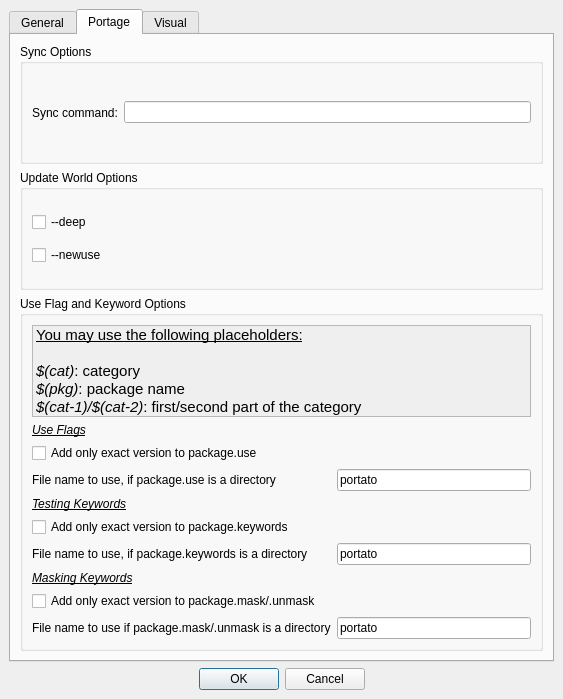
<ui version="4.0" >
 <class>PreferencesWindow</class>
 <widget class="QDialog" name="PreferencesWindow" >
  <property name="geometry" >
   <rect>
    <x>0</x>
    <y>0</y>
    <width>563</width>
    <height>699</height>
   </rect>
  </property>
  <property name="windowTitle" >
   <string>Preferences</string>
  </property>
  <layout class="QVBoxLayout" >
   <property name="margin" >
    <number>9</number>
   </property>
   <property name="spacing" >
    <number>6</number>
   </property>
   <item>
    <widget class="QTabWidget" name="tabWidget" >
     <property name="currentIndex" >
      <number>1</number>
     </property>
     <widget class="QWidget" name="generalTab" >
      <attribute name="title" >
       <string>General</string>
      </attribute>
      <layout class="QVBoxLayout" >
       <property name="margin" >
        <number>9</number>
       </property>
       <property name="spacing" >
        <number>6</number>
       </property>
       <item>
        <widget class="QCheckBox" name="debugCheck" >
         <property name="text" >
          <string>Debug</string>
         </property>
        </widget>
       </item>
       <item>
        <spacer>
         <property name="orientation" >
          <enum>Qt::Vertical</enum>
         </property>
         <property name="sizeHint" >
          <size>
           <width>20</width>
           <height>40</height>
          </size>
         </property>
        </spacer>
       </item>
      </layout>
     </widget>
     <widget class="QWidget" name="portageTab" >
      <attribute name="title" >
       <string>Portage</string>
      </attribute>
      <layout class="QVBoxLayout" >
       <property name="margin" >
        <number>9</number>
       </property>
       <property name="spacing" >
        <number>6</number>
       </property>
       <item>
        <widget class="QGroupBox" name="syncBox" >
         <property name="title" >
          <string>Sync Options</string>
         </property>
         <layout class="QHBoxLayout" >
          <property name="margin" >
           <number>9</number>
          </property>
          <property name="spacing" >
           <number>6</number>
          </property>
          <item>
           <widget class="QLabel" name="label" >
            <property name="text" >
             <string>Sync command:</string>
            </property>
           </widget>
          </item>
          <item>
           <widget class="QLineEdit" name="syncCmdEdit" />
          </item>
         </layout>
        </widget>
       </item>
       <item>
        <widget class="QGroupBox" name="updateBox" >
         <property name="title" >
          <string>Update World Options</string>
         </property>
         <layout class="QVBoxLayout" >
          <property name="margin" >
           <number>9</number>
          </property>
          <property name="spacing" >
           <number>0</number>
          </property>
          <item>
           <widget class="QCheckBox" name="deepCheck" >
            <property name="text" >
             <string>--deep</string>
            </property>
           </widget>
          </item>
          <item>
           <widget class="QCheckBox" name="newUseCheck" >
            <property name="text" >
             <string>--newuse</string>
            </property>
           </widget>
          </item>
         </layout>
        </widget>
       </item>
       <item>
        <widget class="QGroupBox" name="flagBox" >
         <property name="title" >
          <string>Use Flag and Keyword Options</string>
         </property>
         <layout class="QGridLayout" >
          <property name="margin" >
           <number>9</number>
          </property>
          <property name="spacing" >
           <number>6</number>
          </property>
          <item row="7" column="0" >
           <widget class="QLabel" name="label_7" >
            <property name="text" >
             <string>&lt;u>&lt;i>Masking Keywords&lt;/u>&lt;/i></string>
            </property>
           </widget>
          </item>
          <item row="1" column="0" >
           <widget class="QLabel" name="label_3" >
            <property name="text" >
             <string>&lt;i>&lt;u>Use Flags&lt;/u>&lt;/i></string>
            </property>
           </widget>
          </item>
          <item row="9" column="1" >
           <widget class="QLineEdit" name="maskEdit" >
            <property name="text" >
             <string>portato</string>
            </property>
           </widget>
          </item>
          <item row="5" column="0" >
           <widget class="QCheckBox" name="testingCheck" >
            <property name="text" >
             <string>Add only exact version to package.keywords</string>
            </property>
           </widget>
          </item>
          <item row="6" column="0" >
           <widget class="QLabel" name="label_6" >
            <property name="text" >
             <string>File name to use, if package.keywords is a directory</string>
            </property>
           </widget>
          </item>
          <item row="9" column="0" >
           <widget class="QLabel" name="label_8" >
            <property name="text" >
             <string>File name to use if package.mask/.unmask is a directory</string>
            </property>
           </widget>
          </item>
          <item row="2" column="0" >
           <widget class="QCheckBox" name="useCheck" >
            <property name="text" >
             <string>Add only exact version to package.use</string>
            </property>
           </widget>
          </item>
          <item row="3" column="1" >
           <widget class="QLineEdit" name="useEdit" >
            <property name="text" >
             <string>portato</string>
            </property>
           </widget>
          </item>
          <item row="4" column="0" >
           <widget class="QLabel" name="label_5" >
            <property name="text" >
             <string>&lt;i>&lt;u>Testing Keywords&lt;/u>&lt;/i></string>
            </property>
           </widget>
          </item>
          <item row="3" column="0" >
           <widget class="QLabel" name="label_4" >
            <property name="text" >
             <string>File name to use, if package.use is a directory</string>
            </property>
           </widget>
          </item>
          <item row="8" column="0" >
           <widget class="QCheckBox" name="maskCheck" >
            <property name="text" >
             <string>Add only exact version to package.mask/.unmask</string>
            </property>
           </widget>
          </item>
          <item row="6" column="1" >
           <widget class="QLineEdit" name="testingEdit" >
            <property name="text" >
             <string>portato</string>
            </property>
           </widget>
          </item>
          <item row="0" column="0" colspan="2" >
           <widget class="QLabel" name="hintLabel" >
            <property name="autoFillBackground" >
             <bool>true</bool>
            </property>
            <property name="frameShape" >
             <enum>QFrame::StyledPanel</enum>
            </property>
            <property name="frameShadow" >
             <enum>QFrame::Raised</enum>
            </property>
            <property name="text" >
             <string>&lt;html>&lt;head>&lt;meta name="qrichtext" content="1" />&lt;style type="text/css">
p, li { white-space: pre-wrap; }
&lt;/style>&lt;/head>&lt;body style=" font-family:'Sans Serif'; font-size:11pt; font-weight:400; font-style:normal; text-decoration:none;">
&lt;p style=" margin-top:0px; margin-bottom:0px; margin-left:0px; margin-right:0px; -qt-block-indent:0; text-indent:0px;">&lt;span style=" text-decoration: underline;">You may use the following placeholders:&lt;/span> &lt;/p>
&lt;p style="-qt-paragraph-type:empty; margin-top:0px; margin-bottom:0px; margin-left:0px; margin-right:0px; -qt-block-indent:0; text-indent:0px;">&lt;/p>
&lt;p style=" margin-top:0px; margin-bottom:0px; margin-left:0px; margin-right:0px; -qt-block-indent:0; text-indent:0px;">&lt;span style=" font-style:italic;">$(cat)&lt;/span>: category&lt;/p>
&lt;p style=" margin-top:0px; margin-bottom:0px; margin-left:0px; margin-right:0px; -qt-block-indent:0; text-indent:0px;">&lt;span style=" font-style:italic;">$(pkg)&lt;/span>: package name&lt;/p>
&lt;p style=" margin-top:0px; margin-bottom:0px; margin-left:0px; margin-right:0px; -qt-block-indent:0; text-indent:0px;">&lt;span style=" font-style:italic;">$(cat-1)/$(cat-2)&lt;/span>: first/second part of the category&lt;/p>&lt;/body>&lt;/html></string>
            </property>
           </widget>
          </item>
         </layout>
        </widget>
       </item>
      </layout>
     </widget>
     <widget class="QWidget" name="visualTab" >
      <attribute name="title" >
       <string>Visual</string>
      </attribute>
      <layout class="QVBoxLayout" >
       <property name="margin" >
        <number>9</number>
       </property>
       <property name="spacing" >
        <number>6</number>
       </property>
       <item>
        <widget class="QCheckBox" name="pkgIconsCheck" >
         <property name="text" >
          <string>Use icons in package list</string>
         </property>
        </widget>
       </item>
       <item>
        <widget class="QCheckBox" name="titleUpdateCheck" >
         <property name="text" >
          <string>Show emerge progress in title - similar to the console tab</string>
         </property>
        </widget>
       </item>
       <item>
        <widget class="QCheckBox" name="systrayCheck" >
         <property name="text" >
          <string>Show systray icon</string>
         </property>
        </widget>
       </item>
       <item>
        <widget class="QCheckBox" name="minimizeCheck" >
         <property name="text" >
          <string>Minimize to systray (only if systray icon is activated)</string>
         </property>
        </widget>
       </item>
       <item>
        <layout class="QHBoxLayout" >
         <property name="margin" >
          <number>0</number>
         </property>
         <property name="spacing" >
          <number>6</number>
         </property>
         <item>
          <widget class="QLabel" name="" >
           <property name="text" >
            <string>Console Font:</string>
           </property>
          </widget>
         </item>
         <item>
          <widget class="QPushButton" name="fontBtn" >
           <property name="text" >
            <string>PushButton</string>
           </property>
          </widget>
         </item>
        </layout>
       </item>
       <item>
        <spacer>
         <property name="orientation" >
          <enum>Qt::Vertical</enum>
         </property>
         <property name="sizeHint" >
          <size>
           <width>20</width>
           <height>40</height>
          </size>
         </property>
        </spacer>
       </item>
      </layout>
     </widget>
    </widget>
   </item>
   <item>
    <widget class="QDialogButtonBox" name="buttonBox" >
     <property name="orientation" >
      <enum>Qt::Horizontal</enum>
     </property>
     <property name="standardButtons" >
      <set>QDialogButtonBox::Cancel|QDialogButtonBox::NoButton|QDialogButtonBox::Ok</set>
     </property>
     <property name="centerButtons" >
      <bool>true</bool>
     </property>
    </widget>
   </item>
  </layout>
 </widget>
 <resources/>
 <connections>
  <connection>
   <sender>buttonBox</sender>
   <signal>accepted()</signal>
   <receiver>PreferencesWindow</receiver>
   <slot>accept()</slot>
   <hints>
    <hint type="sourcelabel" >
     <x>227</x>
     <y>676</y>
    </hint>
    <hint type="destinationlabel" >
     <x>157</x>
     <y>274</y>
    </hint>
   </hints>
  </connection>
  <connection>
   <sender>buttonBox</sender>
   <signal>rejected()</signal>
   <receiver>PreferencesWindow</receiver>
   <slot>reject()</slot>
   <hints>
    <hint type="sourcelabel" >
     <x>295</x>
     <y>682</y>
    </hint>
    <hint type="destinationlabel" >
     <x>286</x>
     <y>274</y>
    </hint>
   </hints>
  </connection>
 </connections>
</ui>
